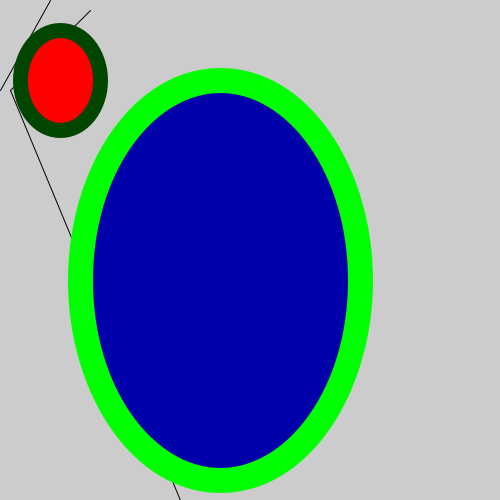
Frame 1 (no input)
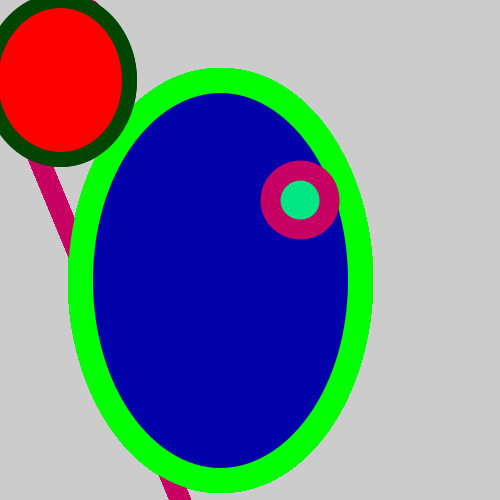
Frame 60 (the mouse pressed at the canvas centre just before this capture)
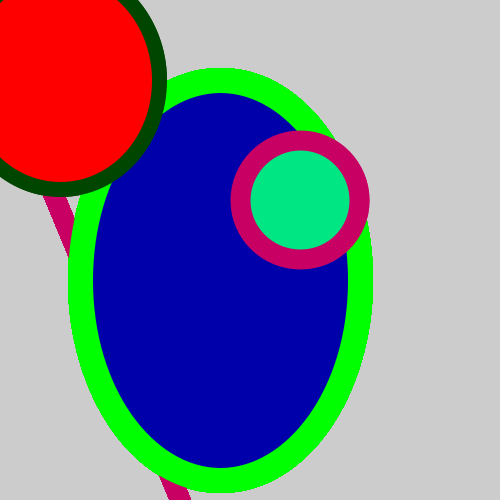
Frame 120 (the mouse held since frame 60 and released just before this capture)

The Processing sketch that drew these frames (run headless with seeded random() and noise(); from frame 60 on, the mouse is pressed at the canvas centre):

// Processing sketch: bolas_multicolores
// ── bolas_multicolores.pde
int size = 0;

int smallsize = 0;

int alto = 100;
int ancho = 80;

void setup() {
 size(500, 500); 
}

  
void draw() {
line(180, 500, 10, 90);
line(50, 0, 0, 90);
line(90, 10, 10, 90);

//
fill(0, 0, 170);
stroke(0, 255, 0);
strokeWeight(25);
ellipse(220, 280, 280, 400);

//small circle top left
fill(255, 0, 0);
stroke(0, 70, 0);
strokeWeight(15);
ellipse(60, 80, ancho, alto);
// Update the variable i:
  if (alto < height) { // if it's less than the height of the window:
    alto = alto + 1; // then add 1 to its value
  }
  else { // otherwise (if it's greater than or equal to the height of the window): 
    alto = 0; // set it back to zero.
  }
// Update the variable i:
  if (ancho < height) { // if it's less than the height of the window:
    ancho = ancho + 1; // then add 1 to its value
  }
  else { // otherwise (if it's greater than or equal to the height of the window): 
    ancho = 0; // set it back to zero.
  }
  
fill(0, 230, 130);
stroke(200, 0, 100);
strokeWeight(20);
ellipse(300, 200, size, size);

// Update the variable i:
  if (size < height) { // if it's less than the height of the window:
    size = size + 1; // then add 1 to its value
  }
  else { // otherwise (if it's greater than or equal to the height of the window): 
    size = 0; // set it back to zero.
  }
  }
  





  
